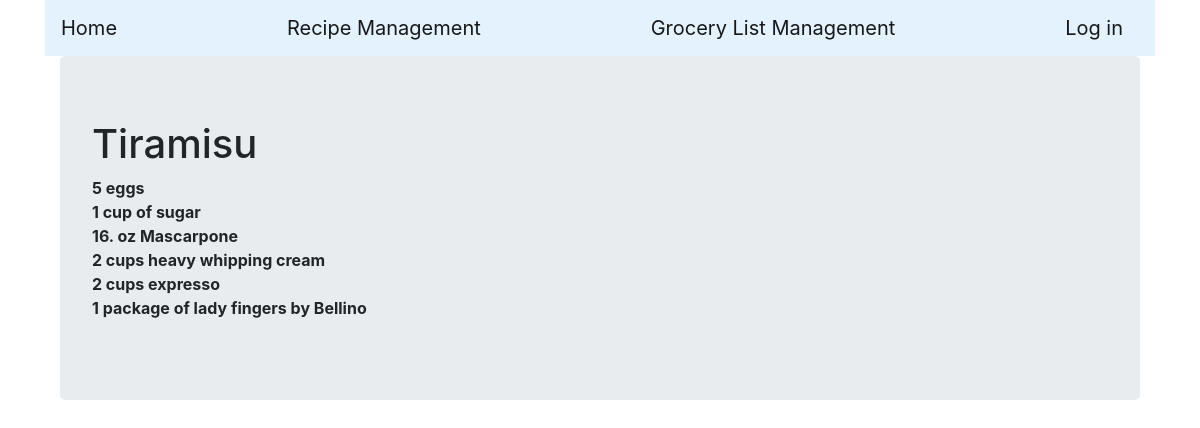
Screenshot of /viewGroList/7 with the database file from the repository.
### recipe/models.py (models this page shows, shortened)
class Recipe(models.Model):
    name = models.CharField(max_length=200)
    source = models.CharField(max_length=200, blank=False)
    cookTime = models.CharField(max_length=200, blank=True)
    instructions = models.TextField()
    ingredient1 = models.CharField(max_length=200)
    ingredient1_type = models.ForeignKey(IngredientType, on_delete=models.CASCADE, related_name='ingredient1_type')
    ingredient2 = models.CharField(max_length=200, blank=True)
    ingredient2_type = models.ForeignKey(IngredientType, on_delete=models.CASCADE, related_name='ingredient2_type', blank=True, null=True)
    ingredient3 = models.CharField(max_length=200, blank=True)
    ingredient3_type = models.ForeignKey(IngredientType, on_delete=models.CASCADE, related_name='ingredient3_type', blank=True, null=True)
    ingredient4 = models.CharField(max_length=200, blank=True)
    ingredient4_type = models.ForeignKey(IngredientType, on_delete=models.CASCADE, related_name='ingredient4_type', blank=True, null=True)
    ingredient5 = models.CharField(max_length=200, blank=True)
    ingredient5_type = models.ForeignKey(IngredientType, on_delete=models.CASCADE, related_name='ingredient5_type', blank=True, null=True)
    ingredient6 = models.CharField(max_length=200, blank=True)
    ingredient6_type = models.ForeignKey(IngredientType, on_delete=models.CASCADE, related_name='ingredient6_type', blank=True, null=True)
    ingredient7_type = models.ForeignKey(IngredientType, on_delete=models.CASCADE, related_name='ingredient7_type', blank=True, null=True)
    ingredient7 = models.CharField(max_length=200, blank=True)
    ingredient8_type = models.ForeignKey(IngredientType, on_delete=models.CASCADE, related_name='ingredient8_type', blank=True, null=True)
    ingredient8 = models.CharField(max_length=200, blank=True)
    ingredient9_type = models.ForeignKey(IngredientType, on_delete=models.CASCADE, related_name='ingredient9_type', blank=True, null=True)
    ingredient9 = models.CharField(max_length=200, blank=True)
    ingredient10_type = models.ForeignKey(IngredientType, on_delete=models.CASCADE, related_name='ingredient10_type', blank=True, null=True)
    ingredient10 = models.CharField(max_length=200, blank=True)
    ingredient11_type = models.ForeignKey(IngredientType, on_delete=models.CASCADE, related_name='ingredient11_type', blank=True, null=True)
    ingredient11 = models.CharField(max_length=200, blank=True)
    ingredient12_type = models.ForeignKey(IngredientType, on_delete=models.CASCADE, related_name='ingredient12_type', blank=True, null=True)
    ingredient12 = models.CharField(max_length=200, blank=True)
    ingredient13_type = models.ForeignKey(IngredientType, on_delete=models.CASCADE, related_name='ingredient13_type', blank=True, null=True)
    ingredient13 = models.CharField(max_length=200, blank=True)
    ingredient14_type = models.ForeignKey(IngredientType, on_delete=models.CASCADE, related_name='ingredient14_type', blank=True, null=True)
    ingredient14 = models.CharField(max_length=200, blank=True)
    ingredient15_type = models.ForeignKey(IngredientType, on_delete=models.CASCADE, related_name='ingredient15_type', blank=True, null=True)
    ingredient15 = models.CharField(max_length=200, blank=True)

### grocery/views.py (the view)
# urls.py: path('viewGroList/<int:list_id>', viewGroList, name='viewGroList'),
def viewGroList(request, list_id):
    ingredients = []
    groceryList = {}
    recipes = GroceryList.objects.filter(pk=list_id).values('recipes')
    grocery_list_name = list(GroceryList.objects.filter(pk=list_id).values('name'))
    for recipe in list(recipes):
        ingredients = ingredients + getGroceryList(recipe['recipes'])
    groceryList['ingredients'] = ingredients
    groceryList['name'] = grocery_list_name[0]['name']
    return render(request, 'newGroList.html', {'groceryList': groceryList})

### grocery/templates/newGroList.html
<!DOCTYPE html>
{% extends "base.html" %}
{% load staticfiles %}
{% block main_content %}
<div class="container-fluid">
     <div class="jumbotron">
        <h1>{{groceryList.name}}</h1>
        <dl>
        {% for item in groceryList.ingredients %}
          <dt>{{ item }}</dt>
        {% endfor %}
        </dl>
      </div>
    </div>
{% endblock %}

### rows the page displays
Recipe: ingredient1 "5 eggs", ingredient2 "1 cup of sugar", ingredient3 "16. oz Mascarpone", ingredient4 "2 cups heavy whipping cream", ingredient5 "2 cups expresso", ingredient6 "1 package of lady fingers by Bellino"

### other values shown
{{ groceryList.name }} "Tiramisu"
